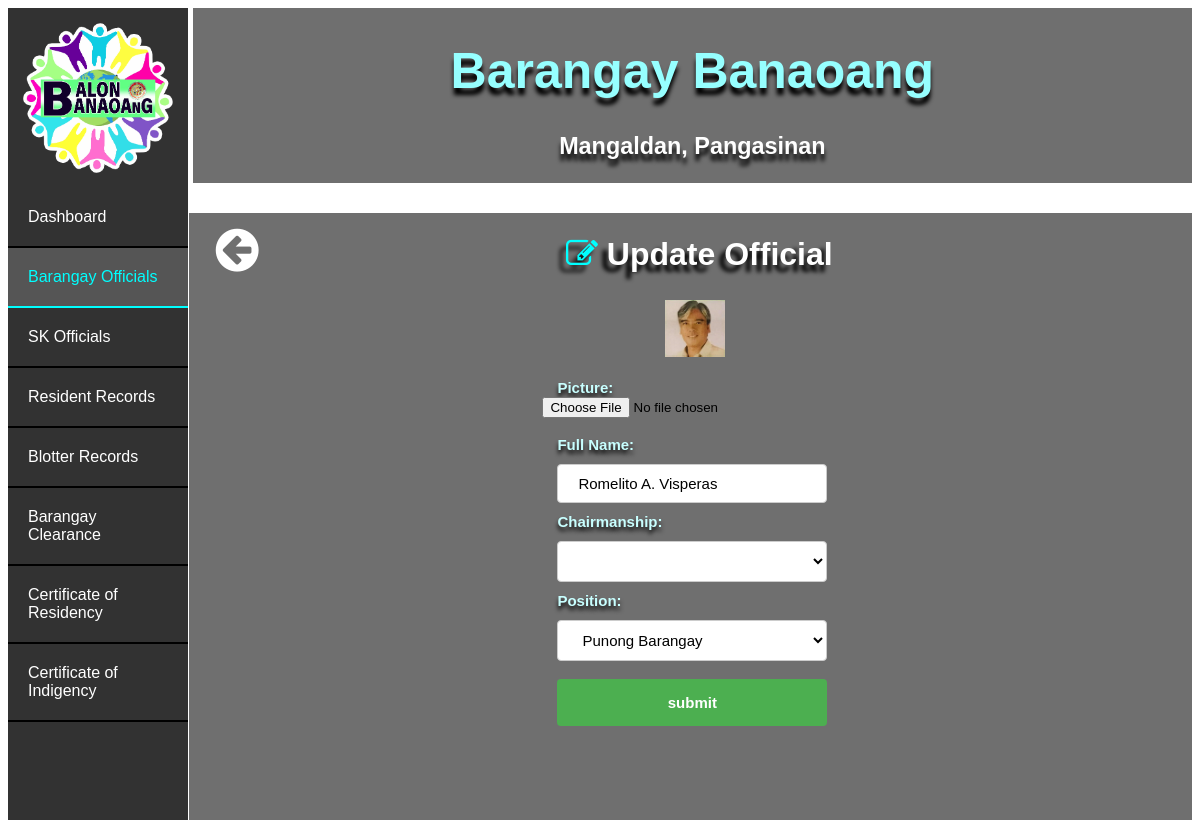
The app's page /edit_official/1 with its own data.
### bis/models.py (models this page shows)
class Official(models.Model):
    image = models.TextField(blank=True)
    full_name = models.CharField(max_length=30)
    chairmanship = models.CharField(max_length=30)
    position = models.CharField(max_length=30)

### bis/views.py (the view)
# urls.py: path('edit_official/<pk>', views.edit_official, name='edit_official'),
def edit_official(request, pk):
    official = Official.objects.get(pk = pk)
    return render(request, 'edit_officials.html', { 'edit_official' : official })

### bis/templates/edit_officials.html (shortened to what this page needs)
<!DOCTYPE html>
<html lang="en">
<head>
    {% load static %}
    <link rel="stylesheet" href="{% static 'index.css' %}">
    <link rel="stylesheet" type="text/css" href="https://maxcdn.bootstrapcdn.com/font-awesome/4.7.0/css/font-awesome.min.css">
</head>
<body>
    <div class="banr">
        <div class="bant"><h1>Barangay Banaoang</h1></div>
        <div class="bant2"><h3>Mangaldan, Pangasinan</h3></div>
    </div>
    <ul>
        <div class="logo1"></div>
        <li><a href="/index">Dashboard</a></li>
        <li><a class="active" href="/list_officials">Barangay Officials</a></li>
        <li><a href="/list_sks">SK Officials</a></li>
        <li><a href="/list_residents">Resident Records</a></li>
        <li><a href="/list_blotters">Blotter Records</a></li>
        <li><a href="list_residents_bc">Barangay Clearance</a></li>
        <li><a href="list_residents_cr">Certificate of Residency</a></li>
        <li><a href="list_residents_ci">Certificate of Indigency</a></li>
      </ul>
    <div class="cont">
        <a href="/list_officials"><i class="fa fa-arrow-circle-left" style="margin-left: 2.5%; margin-top: 1%; float: left;"></i></a>
        <h1 class="h" style="margin-right: 5%;"><i class="fa fa-edit" style="color: cyan;"></i> Update Official</h1>
    <div class="conto">
    <form action="/edit_officials/edit/{{ edit_official.pk }}" method="post" enctype="multipart/form-data">{% csrf_token %}
      <img src="{{ edit_official.image }}" style="height:20% ; width:20% ; margin-left: 41%;"/><br><br>
      <label for="fname">Picture:</label>
      <input type="file" name="image"><br><br>
        <label for="fname">Full Name:</label>
        <input type="text" class="fname" name="full_name" value="{{ edit_official.full_name }}">
        <label for="pos">Chairmanship:</label>
        <select class="cstat" name="chairmanship">
            <option value="{{ edit_official.chairmanship }}">{{ edit_official.chairmanship }}</option>
            <option value="COMMITTEE ON APPROPRIATION">COMMITTEE ON APPROPRIATION</option>
        </select><br>
        <label for="pos">Position:</label>
        <select class="cstat" name="position" required>
            <option value="{{ edit_official.position }}">{{ edit_official.position }}</option>
        </select><br>
        <input type="submit" value="submit">
      </form>
      </div></div>
</body>
</html>

### bis/static/index.css (style rules this page uses)
body { font-family: sans-serif; background-image: url("bg.jpg"); background-size: 100%; }
ul { list-style-type: none; margin: 0; padding:0; width: 15%; background-color:rgba(50, 50, 50); position: fixed; height: 100%; overflow: auto; }
li a { display: block; color:white; padding: 20px 20px; text-decoration: none; border-bottom:2px solid black; }
li a.active { background-color: #555; color: cyan; border-color: cyan; }
.logo1 { background-image: url("blogo.png"); background-repeat: no-repeat; background-size: 90%; background-position: center; padding:50%; }
.banr { float: right; background-color:rgba(50, 50, 50, 0.7); width: 84.4%; }
.bant { text-align: center; font-size: 25px; color: rgb(150, 255, 255); text-shadow: 0px 7px 4px #000000; }
.bant2 { font-size: 20px; text-align: center; color: white; text-shadow: 0px 7px 4px #000000; }
.cont { padding:2px ; margin-top: 2.5%; float: right; background-color:rgba(50, 50, 50, 0.7); width: 84.4%; overflow: auto; padding-bottom: 5%; }
.h { text-align: center; color: white; margin-right: 1.1%; text-shadow: -6px 7px 4px #000000; }
input[type=text], select { width: 90%; font-size: 15px; padding: 10px 20px; margin: 10px 5%; display: inline-block; border: 1px solid #ccc; border-radius: 4px; box-sizing: border-box; }
input[type=search], select { background-color: white; width: 67%; font-size: 15px; padding: 15px 20px; margin: 10px 5%; display: inline-block; border: 2px solid rgb(0, 0, 0); border-radius: 4px; box-sizing: border-box; color: white; }
input[type=date], select { width: 90%; font-size: 15px; padding: 10px 20px; margin: 10px 5%; display: inline-block; border: 1px solid #ccc; border-radius: 4px; box-sizing: border-box; }
input[type=time], select { width: 90%; font-size: 15px; padding: 10px 20px; margin: 10px 5%; display: inline-block; border: 1px solid #ccc; border-radius: 4px; box-sizing: border-box; cursor: pointer; }
input[type=radio], select { width: 5%; font-size: 10px; margin: 2.5px 2px; display: inline-block; border: 1px solid #ccc; box-sizing: border-box; cursor: pointer; }
.cstat { width: 90%; font-size: 15px; padding: 10px 20px; margin: 10px 5%; display: inline-block; border: 1px solid #ccc; border-radius: 4px; box-sizing: border-box; cursor: pointer; color: black; }
input[type=submit] { width: 90%; background-color: #4CAF50; color: white; padding: 15px 20px; margin: 8px 5%; border: none; border-radius: 4px; cursor: pointer; font-size: 15px; font-weight: bold; }
label { text-shadow: 0px 4px 4px #000000; font-weight: bold; margin-left: 5%; font-size: 15px; color: rgb(200, 255, 255); }
.conto { margin-top: 2.5%; margin-bottom: 2.5%; padding: 2px; margin-left: 35%; width: 30%; }

### bis/templates/edit_officials.html (style rules this page uses)
.fa-arrow-circle-left { font-size: 50px; color:white; }

### records on screen
Official: image (picture), full_name "Romelito A. Visperas", position "Punong Barangay"
